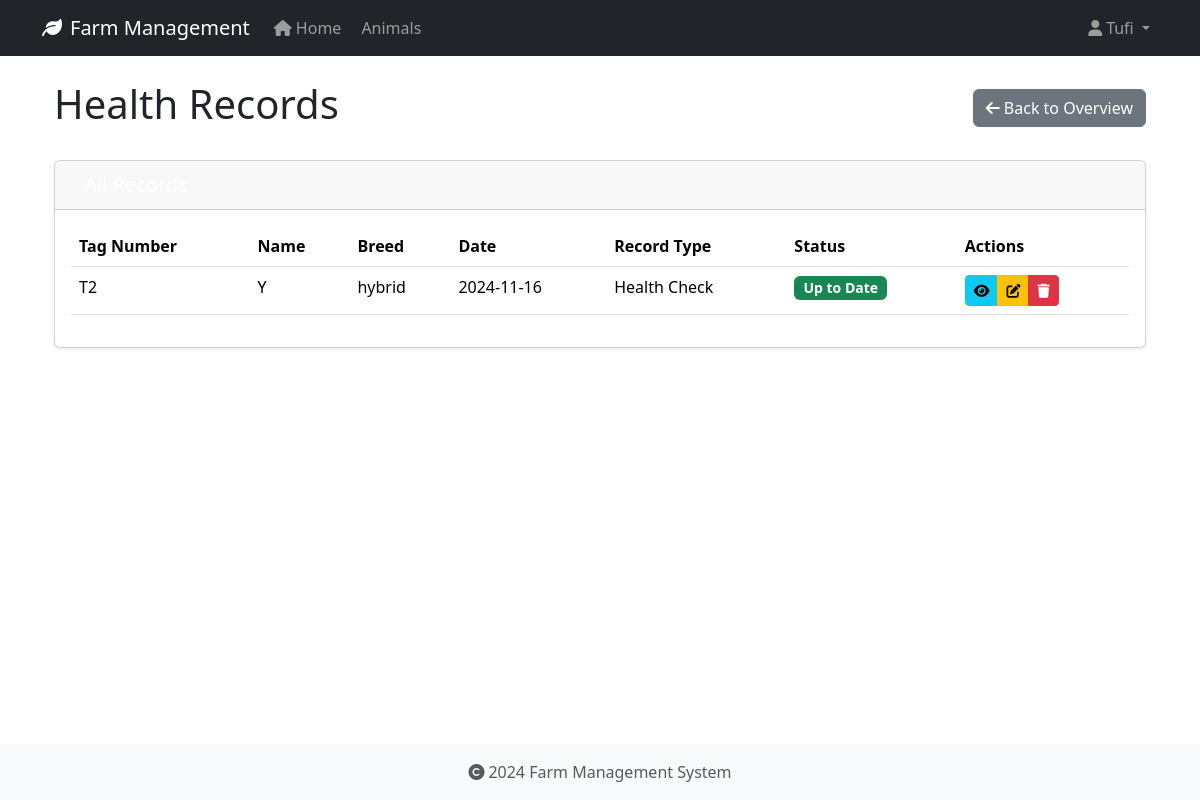
Screenshot of /animals/6/health/records (signed in) with the database file from the repository.
### app/models/user.py (models this page shows, shortened)
class User(UserMixin, db.Model):
    id = db.Column(db.Integer, primary_key=True)
    username = db.Column(db.String(80), unique=True, nullable=False)
    email = db.Column(db.String(120), unique=True, nullable=False)
    password_hash = db.Column(db.String(128))
    role = db.Column(db.String(20), default='user')
    created_at = db.Column(db.DateTime, default=datetime.utcnow)
    last_login = db.Column(db.DateTime)
    is_active = db.Column(db.Boolean, default=True)
    first_name = db.Column(db.String(50))
    last_name = db.Column(db.String(50))
    reset_token = db.Column(db.String(100), unique=True)  # Store password reset token
    reset_token_expiration = db.Column(db.DateTime)       # Store token expiration time

### app/models/animal.py (models this page shows, shortened)
class HealthRecord(db.Model):
    id = db.Column(db.Integer, primary_key=True)
    animal_id = db.Column(db.Integer, db.ForeignKey('animal.id', ondelete='CASCADE'), nullable=False)
    record_type = db.Column(db.String(50), nullable=False)  # Made nullable=False
    date = db.Column(db.Date, nullable=False)
    description = db.Column(db.Text, nullable=True)
    treatment = db.Column(db.Text, nullable=True)
    cost = db.Column(db.Float, nullable=True)
    next_due_date = db.Column(db.Date, nullable=True)
    created_at = db.Column(db.DateTime, default=datetime.utcnow, nullable=False)
    created_by_id = db.Column(db.Integer, db.ForeignKey('user.id', ondelete='SET NULL'), nullable=True)

class Animal(db.Model):
    id = db.Column(db.Integer, primary_key=True)
    tag_number = db.Column(db.String(50), unique=True, nullable=False, index=True)
    name = db.Column(db.String(100), nullable=True)  # Explicitly mark as nullable
    species = db.Column(db.String(50), nullable=False, index=True)
    breed = db.Column(db.String(50), nullable=True)
    date_of_birth = db.Column(db.Date, nullable=True)
    gender = db.Column(db.String(20), nullable=True)
    weight = db.Column(db.Float, nullable=True)
    status = db.Column(db.String(20), default='active', nullable=False)
    purchase_date = db.Column(db.Date, nullable=True)
    purchase_price = db.Column(db.Float, nullable=True)
    notes = db.Column(db.Text, nullable=True)
    created_at = db.Column(db.DateTime, default=datetime.utcnow, nullable=False)
    updated_at = db.Column(db.DateTime, default=datetime.utcnow, onupdate=datetime.utcnow, nullable=False)
    wool_type = db.Column(db.String(50), nullable=True)
    last_shearing = db.Column(db.Date, nullable=True)
    fleece_weight = db.Column(db.Float, nullable=True)
    wool_grade = db.Column(db.String(20), nullable=True)
    lambing_status = db.Column(db.String(50), nullable=True)
    lambing_date = db.Column(db.Date, nullable=True)
    milk_production = db.Column(db.Float, nullable=True)
    last_milking = db.Column(db.Date, nullable=True)  # Changed from DateTime to Date
    milk_quality = db.Column(db.String(20), nullable=True)
    calving_status = db.Column(db.String(50), nullable=True)
    calving_date = db.Column(db.Date, nullable=True)
    milk_fat_content = db.Column(db.Float, nullable=True)
    egg_production = db.Column(db.Integer, nullable=True)
    egg_color = db.Column(db.String(20), nullable=True)
    comb_type = db.Column(db.String(20), nullable=True)
    laying_status = db.Column(db.String(20), nullable=True)
    last_laying_date = db.Column(db.Date, nullable=True)
    egg_size = db.Column(db.String(20), nullable=True)
    category = db.Column(db.String(50), nullable=True)
    special_needs = db.Column(db.Text, nullable=True)
    diet_requirements = db.Column(db.Text, nullable=True)
    habitat = db.Column(db.String(100), nullable=True)
    health_records = db.relationship('HealthRecord', backref='animal', lazy=True, cascade='all, delete-orphan')

### app/routes/animals.py (the view)
@bp.route('/<int:id>/health/records')
@login_required
def list_health_records(id):
    animal = Animal.query.get_or_404(id)
    records = HealthRecord.query.filter_by(animal_id=id).order_by(HealthRecord.date.desc()).all()
    return render_template('health_records/list.html', animal=animal, records=records)

### app/models/user.py (called while the page is built)
@login_manager.user_loader
def load_user(user_id):
    return User.query.get(int(user_id))

### app/templates/health_records/list.html (shortened to what this page needs)
{% extends "base.html" %}
{% block content %}
<div class="container">
    <div class="d-flex justify-content-between align-items-center mb-4">
        <h1>{{ animal_type }} Health Records</h1>
        <div>
            <a href="{{ url_for('health_records.index') }}" class="btn btn-secondary">
                <i class="fas fa-arrow-left me-1"></i>Back to Overview
            </a>
        </div>
    </div>
    <div class="card">
        <div class="card-header  text-white">
            <h2 class="h5 mb-0">
            </h2>
        </div>
        <div class="card-body">
            {% if records %}
                <div class="table-responsive">
                    <table class="table table-hover">
                        <thead>
                            <tr>
                                <th>Tag Number</th>
                                <th>Name</th>
                                <th>Breed</th>
                                <th>Date</th>
                                <th>Record Type</th>
                                <th>Status</th>
                                <th>Actions</th>
                            </tr>
                        </thead>
                        <tbody>
                            {% for record in records %}
                            <tr>
                                <td>{{ record.animal.tag_number }}</td>
                                <td>{{ record.animal.name or 'N/A' }}</td>
                                <td>{{ record.animal.breed or 'N/A' }}</td>
                                <td>{{ record.date.strftime('%Y-%m-%d') }}</td>
                                <td>{{ record.record_type }}</td>
                                <td>
                                    <span class="badge {% if record.next_due_date and record.next_due_date < today %}bg-danger
                                                   {% elif record.next_due_date == today %}bg-warning
                                                   {% else %}bg-success{% endif %}">
                                        {% if record.next_due_date and record.next_due_date < today %}
                                            Overdue
                                        {% elif record.next_due_date == today %}
                                            Due Today
                                        {% else %}
                                            Up to Date
                                        {% endif %}
                                    </span>
                                </td>
                                <td>
                                    <div class="btn-group btn-group-sm">
                                        <a href="{{ url_for('health_records.view', id=record.id) }}"
                                           class="btn btn-info" title="View">
                                            <i class="fas fa-eye"></i>
                                        </a>
                                        <a href="{{ url_for('health_records.edit', id=record.id) }}"
                                           class="btn btn-warning" title="Edit">
                                            <i class="fas fa-edit"></i>
                                        </a>
                                        <button type="button" class="btn btn-danger" title="Delete"
                                                onclick="confirmDelete({{ record.id }}, '{{ record.animal.tag_number }}')">
                                            <i class="fas fa-trash"></i>
                                        </button>
                                    </div>
                                </td>
                            </tr>
                            {% endfor %}
                        </tbody>
                    </table>
                </div>
            {% endif %}
        </div>
    </div>
</div>
{% endblock %}

### app/templates/base.html (shortened to what this page needs)
<!DOCTYPE html>
<html lang="en">
<head>
    <link rel="stylesheet" href="https://cdn.jsdelivr.net/npm/bootstrap@5.3.2/dist/css/bootstrap.min.css">
    <link rel="stylesheet" href="https://cdnjs.cloudflare.com/ajax/libs/font-awesome/6.0.0/css/all.min.css">
    <link rel="stylesheet" href="{{ url_for('static', filename='css/main.css') }}">
</head>
<body>
    <nav class="navbar navbar-expand-lg navbar-dark bg-dark">
        <div class="container">
            <a class="navbar-brand" href="{{ url_for('main.index') }}">
                <i class="fas fa-leaf me-2"></i>Farm Management
            </a>
            <div class="collapse navbar-collapse" id="navbarNav">
                <ul class="navbar-nav">
                    <li class="nav-item">
                        <a class="nav-link" href="{{ url_for('main.index') }}">
                            <i class="fas fa-home me-1"></i>Home
                        </a>
                    </li>
                    <li class="nav-item">
                        <a class="nav-link" href="{{ url_for('animals.index') }}">
                            Animals
                        </a>
                    </li>
                </ul>
                <ul class="navbar-nav ms-auto">
                    {% if current_user.is_authenticated %}
                        <li class="nav-item dropdown">
                            <a class="nav-link dropdown-toggle" href="#" id="userDropdown" role="button" data-bs-toggle="dropdown">
                                <i class="fas fa-user me-1"></i>{{ current_user.username }}
                            </a>
                        </li>
                    {% endif %}
                </ul>
            </div>
        </div>
    </nav>
    <main class="container mt-4">
        {% block content %}
        {% endblock %}
    </main>
    <footer class="footer mt-auto py-3 bg-light">
        <div class="container text-center">
            <span class="text-muted">
                <i class="fas fa-copyright me-1"></i>2024 Farm Management System
            </span>
        </div>
    </footer>
</body>
</html>

### app/static/css/main.css (style rules this page uses)
body { min-height: 100vh; display: flex; flex-direction: column; }
main { flex: 1 0 auto; }
.footer { flex-shrink: 0; }

### app/templates/health_records/list.html (style rules this page uses)
.card { box-shadow: 0 0.125rem 0.25rem rgba(0, 0, 0, 0.075); }
.card-header { padding: 0.75rem 1rem; }
.table th { font-weight: 600; }
.badge { font-size: 0.875rem; }

### rows the page displays
User: username "Tufi"
HealthRecord: animal.tag_number "T2", animal "Y", animal "hybrid", date "2024-11-16", record_type "Health Check", shows "Up to Date"
